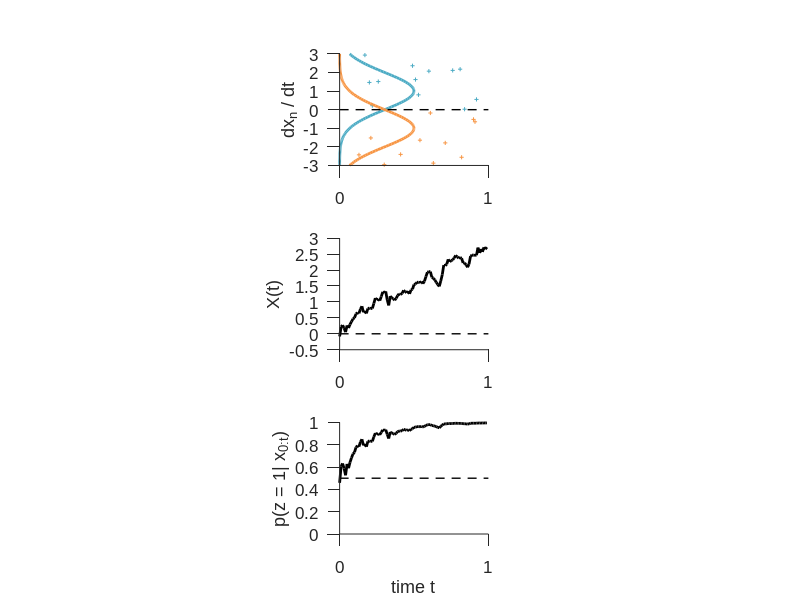

MATLAB code for this plot:
function continuous_obs(t, sig2)
%% plots evidence accumulation for t seconds
%
% The momentary evidence is drawn in steps dt from the density
% p(dx | z) = N(x | z dt, sig2 dt),
% with z=1. Evidence is accumulated to differentiate between z = 1 and z =
% -1.
%
% The function plots the individual observations x1, x2, ..., the
% sufficient statistics X1, X2, ..., and the posterior belief p(z = 1 |
% x1:n), after each additional observation.
%
% t determines the accumulation time, and sig2 the task difficulty
% (small/large sig2 = easy/hard task). If not given, t defaults to 1 and
% sig2 to 1^2.

%% settings
% simulation step size
dt = 0.01;
% observation time
if nargin < 1, t = 1; end
% task difficulty (small/large sig2 = easy/hard task)
if nargin < 2, sig2 = 1^2; end
% plot colors for z=1 / z=-1
z1col = [0.3 0.67 0.77];
zm1col = [0.97 0.59 0.27];


%% discretise time
N = ceil(t / dt);
t = N * dt;
ts = 0:dt:(t-dt);


%% draw observations and compute suff. stats and posterior
dxs = dt + sqrt(sig2 * dt) * randn(1, N); % draws from N(dt, sig2 * dt)
Xs = cumsum(dxs);
% p(z=1 | x)
pz1gx = 1 ./ (1 + exp(-2 * Xs / sig2));


%% plot observations, suff. stats, and posterior
figure('Color', 'white');

% observations
subplot(3, 1, 1);  hold on;
xlim([0 t]);  ylim([-1 1] * 3 * sqrt(sig2));
% plot dxs > 0 and dxs <= 0 in different colors
pos_xs = dxs > 0;
if any(pos_xs)
    plot(ts(pos_xs), dxs(pos_xs) / dt, '+', 'MarkerSize', 3, ...
         'MarkerFaceColor', [1 1 1], 'MarkerEdgeColor', z1col);
end
if any(~pos_xs)
    plot(ts(~pos_xs), dxs(~pos_xs) / dt, '+', 'MarkerSize', 3, ...
         'MarkerFaceColor', [1 1 1], 'MarkerEdgeColor', zm1col);
end
ylims = ylim;
% likelihoods
dxs = linspace(ylims(1), ylims(2), 100);
plot(0.5 * exp(- (dxs - 1).^2 / (2 * sig2)), dxs, 'LineWidth', 2, 'Color', z1col);
plot(0.5 * exp(- (dxs + 1).^2 / (2 * sig2)), dxs, 'LineWidth', 2, 'Color', zm1col);
% guides
plot(xlim, [0 0], 'k--', 'LineWidth', 1);
% labels
ylabel('dx_n / dt');
set(gca,'Layer','top','Box','off','PlotBoxAspectRatio',[4/3,1,1],...
        'FontName','Arial','FontSize',12,...
        'TickDir','out','TickLength',[1 1]*0.02,'XTick',0:floor(t));

% sufficient statistic
subplot(3, 1, 2);  hold on;
xlim([0 t]);
plot(ts, Xs, 'k-', 'LineWidth', 2);
% guides
plot(xlim, [0 0], 'k--', 'LineWidth', 1);
% labels
ylabel('X(t)');
set(gca,'Layer','top','Box','off','PlotBoxAspectRatio',[4/3,1,1],...
        'FontName','Arial','FontSize',12,...
        'TickDir','out','TickLength',[1 1]*0.02,'XTick',0:floor(t));

% posterior belief
subplot(3, 1, 3);  hold on;
xlim([0 t]);  ylim([0 1]);
plot(ts, pz1gx, 'k-', 'LineWidth', 2);
% guides
plot(xlim, [0.5 0.5], 'k--', 'LineWidth', 1);
% labels
ylabel('p(z = 1| x_{0:t})');
xlabel('time t');
set(gca,'Layer','top','Box','off','PlotBoxAspectRatio',[4/3,1,1],...
        'FontName','Arial','FontSize',12,...
        'TickDir','out','TickLength',[1 1]*0.02,'XTick',0:floor(t));
